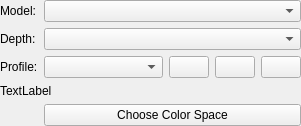
<?xml version="1.0" encoding="UTF-8"?>
<ui version="4.0">
 <class>WdgColorSpaceSelector</class>
 <widget class="QWidget" name="WdgColorSpaceSelector">
  <property name="geometry">
   <rect>
    <x>0</x>
    <y>0</y>
    <width>301</width>
    <height>118</height>
   </rect>
  </property>
  <layout class="QFormLayout" name="formLayout">
   <property name="labelAlignment">
    <set>Qt::AlignLeading|Qt::AlignLeft|Qt::AlignVCenter</set>
   </property>
   <property name="leftMargin">
    <number>0</number>
   </property>
   <property name="topMargin">
    <number>0</number>
   </property>
   <property name="rightMargin">
    <number>0</number>
   </property>
   <property name="bottomMargin">
    <number>0</number>
   </property>
   <item row="0" column="0">
    <widget class="QLabel" name="lblColorSpaces">
     <property name="text">
      <string>Model:</string>
     </property>
     <property name="buddy">
      <cstring>cmbColorModels</cstring>
     </property>
    </widget>
   </item>
   <item row="0" column="1">
    <widget class="KisCmbIDList" name="cmbColorModels">
     <property name="sizePolicy">
      <sizepolicy hsizetype="Expanding" vsizetype="Preferred">
       <horstretch>0</horstretch>
       <verstretch>0</verstretch>
      </sizepolicy>
     </property>
    </widget>
   </item>
   <item row="1" column="0">
    <widget class="QLabel" name="lblColorModels">
     <property name="text">
      <string>Depth:</string>
     </property>
     <property name="buddy">
      <cstring>cmbColorModels</cstring>
     </property>
    </widget>
   </item>
   <item row="1" column="1">
    <widget class="KisCmbIDList" name="cmbColorDepth">
     <property name="sizePolicy">
      <sizepolicy hsizetype="Expanding" vsizetype="Preferred">
       <horstretch>0</horstretch>
       <verstretch>0</verstretch>
      </sizepolicy>
     </property>
    </widget>
   </item>
   <item row="2" column="0">
    <widget class="QLabel" name="lblProfiles">
     <property name="text">
      <string>Profile:</string>
     </property>
     <property name="buddy">
      <cstring>cmbProfile</cstring>
     </property>
    </widget>
   </item>
   <item row="2" column="1">
    <layout class="QHBoxLayout" name="horizontalLayout">
     <item>
      <widget class="SqueezedComboBox" name="cmbProfile">
       <property name="sizePolicy">
        <sizepolicy hsizetype="Expanding" vsizetype="Fixed">
         <horstretch>0</horstretch>
         <verstretch>0</verstretch>
        </sizepolicy>
       </property>
      </widget>
     </item>
     <item>
      <widget class="QPushButton" name="bnInstallProfile">
       <property name="toolTip">
        <string>Install a new profile from a file</string>
       </property>
       <property name="whatsThis">
        <string>Install a new profile from a file.</string>
       </property>
       <property name="text">
        <string/>
       </property>
      </widget>
     </item>
     <item>
      <widget class="QPushButton" name="bnDownloadProfile">
       <property name="toolTip">
        <string>Install a new profile from a file</string>
       </property>
       <property name="whatsThis">
        <string>Install a new profile from a file.</string>
       </property>
       <property name="text">
        <string/>
       </property>
      </widget>
     </item>
     <item>
      <widget class="QPushButton" name="bnUploadProfile">
       <property name="toolTip">
        <string>Install a new profile from a file</string>
       </property>
       <property name="whatsThis">
        <string>Install a new profile from a file.</string>
       </property>
       <property name="text">
        <string/>
       </property>
      </widget>
     </item>
    </layout>
   </item>
   <item row="3" column="0" colspan="2">
    <widget class="QLabel" name="lblColorantInfo">
     <property name="text">
      <string notr="true">TextLabel</string>
     </property>
     <property name="wordWrap">
      <bool>true</bool>
     </property>
    </widget>
   </item>
   <item row="4" column="1">
    <widget class="QPushButton" name="bnAdvanced">
     <property name="text">
      <string>Choose Color Space</string>
     </property>
    </widget>
   </item>
  </layout>
 </widget>
 <customwidgets>
  <customwidget>
   <class>KisCmbIDList</class>
   <extends>QComboBox</extends>
   <header>widgets/kis_cmb_idlist.h</header>
  </customwidget>
  <customwidget>
   <class>SqueezedComboBox</class>
   <extends>QComboBox</extends>
   <header>squeezedcombobox.h</header>
  </customwidget>
 </customwidgets>
 <resources/>
 <connections/>
</ui>
